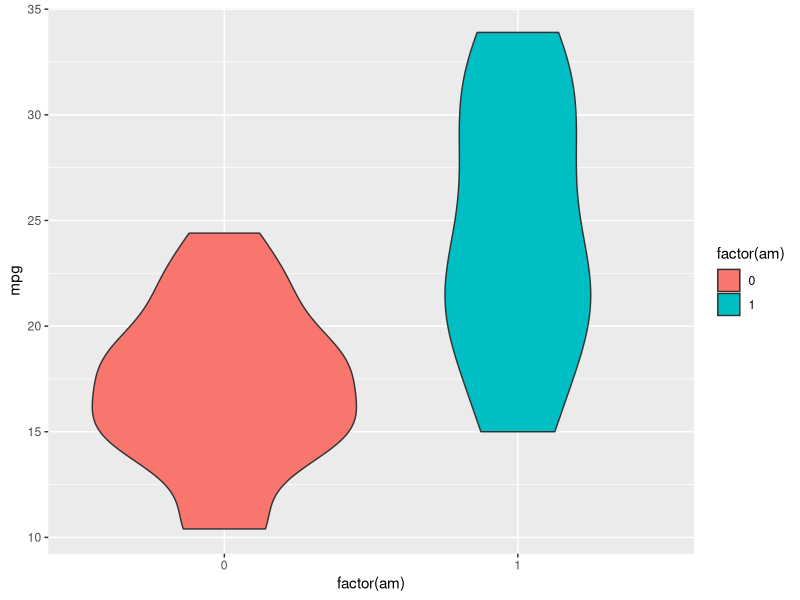
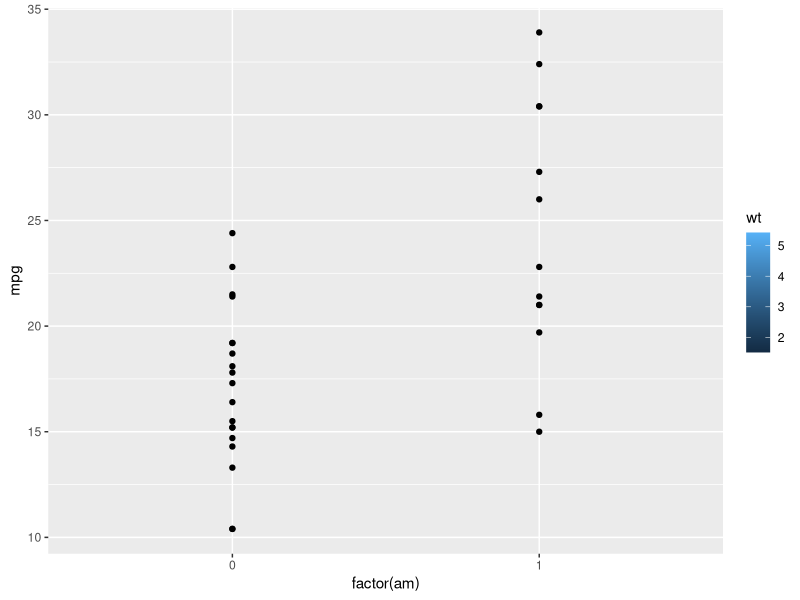
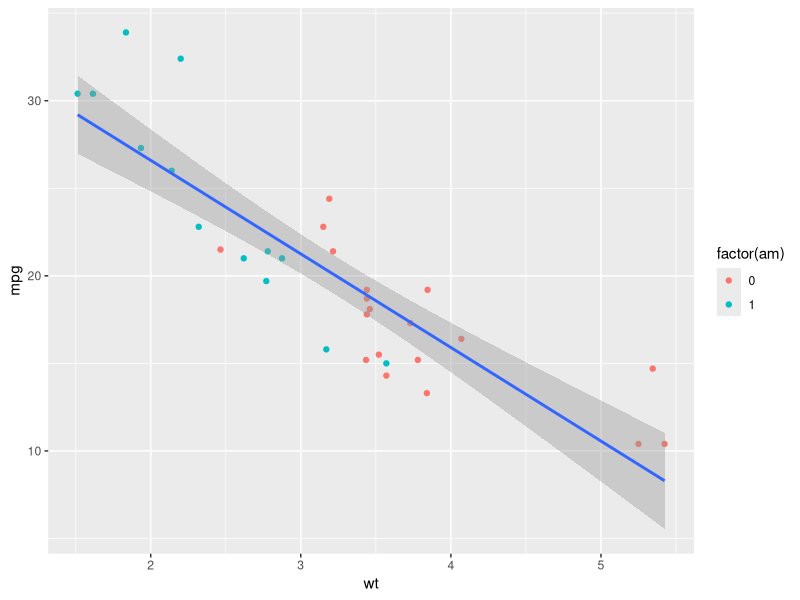
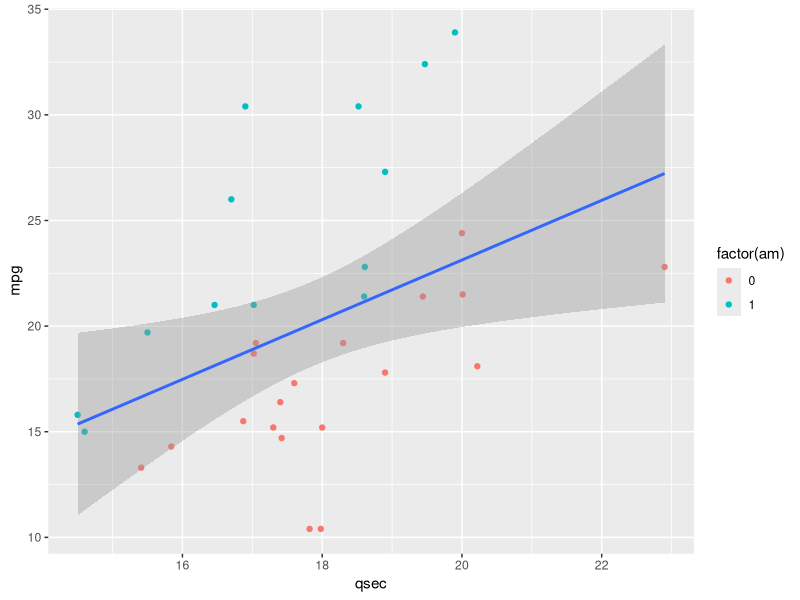
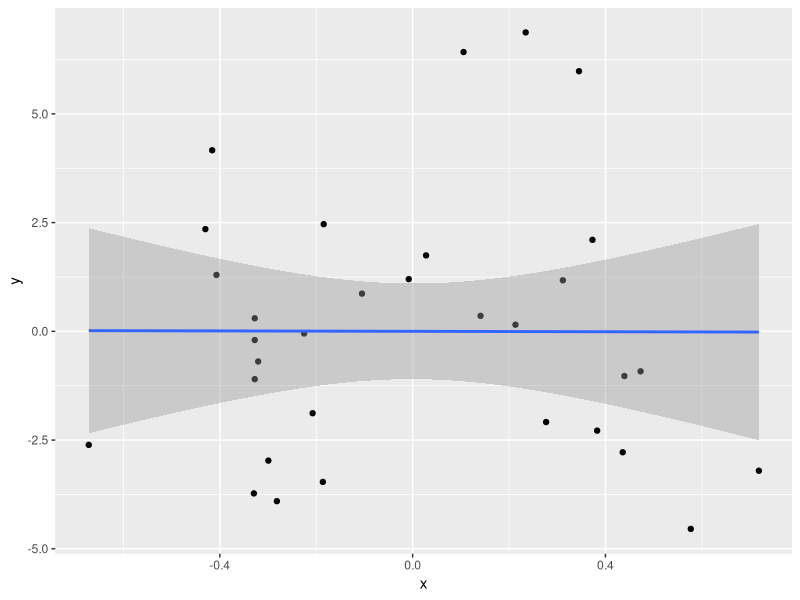
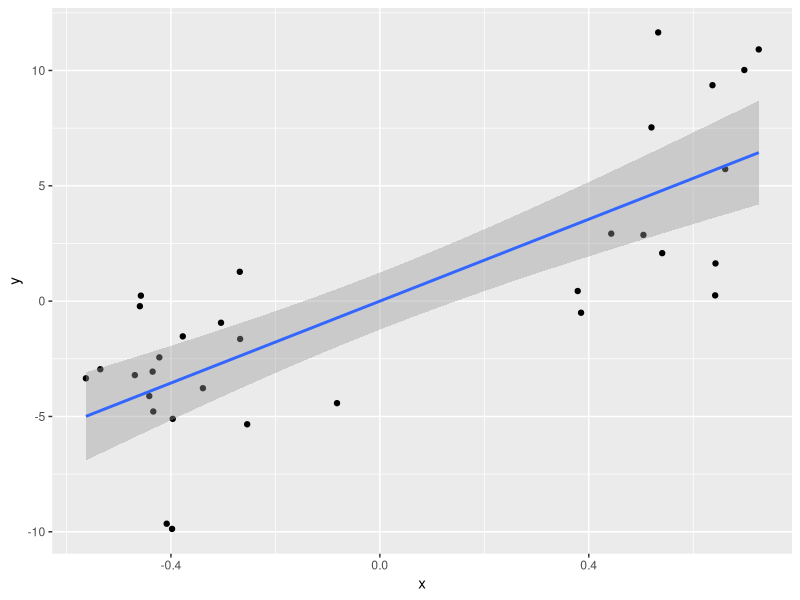

The R source for these figures, in order:
## ---- chunk 1
require(knitr); require(ggplot2); require("GGally")
opts_chunk$set(warning=F, error=F, message=F, fig.width = 10, fig.height = 4, results='asis', cache = F, tidy = F)
## ---- chunk 2
library(datasets); data(mtcars)
fitAll <- lm(mpg ~ ., data = mtcars)
summary(fitAll)$coef
## ---- chunk 3
fitAm <- lm(mpg ~ factor(am), data = mtcars)
fit1 <- update(fitAm, mpg ~ factor(am) + wt)
fit2 <- update(fitAm, mpg ~ factor(am) + wt + qsec)
fit3 <- update(fitAm, mpg ~ factor(am) + wt + qsec + drat)
fit4 <- update(fitAm, mpg ~ factor(am) + wt + qsec + drat + gear + vs + carb + cyl + hp + disp)
anova(fitAm, fit1, fit2, fit3, fit4)
## ---- chunk 4
fit5 <- update(fitAm, mpg ~ factor(am) + wt + factor(am)*wt)
fit6 <- update(fitAm, mpg ~ factor(am) + wt + factor(am)*wt + qsec)
fit7 <- update(fitAm, mpg ~ factor(am) + wt + factor(am)*wt + qsec + factor(am)*qsec)
fit8 <- update(fitAm, mpg ~ factor(am) + wt + factor(am)*wt + qsec + factor(am)*qsec + wt*qsec)
anova(fitAm, fit1, fit5, fit6, fit7, fit8)
## ---- chunk 5
data.frame(withAmWt = round(summary(fit2)$coef[2,1], 3), withoutAmWt = round(summary(fit6)$coef[2,1], 3))
## ---- chunk 6
summary(fit6)$coef
## ---- chunk 7
g <- ggplot(data = mtcars, aes(y = mpg, x = factor(am)))
g <- g + geom_violin(aes(fill = factor(am)))
g
## ---- chunk 8
g <- ggplot(data = mtcars, aes(y = mpg, x = factor(am)))
g <- g + geom_point(aes(fill = wt)) + geom_smooth(method = lm)
g
## ---- chunk 9
g <- ggplot(data = mtcars, aes(y = mpg, x = wt))
g <- g + geom_point(aes(colour = factor(am))) + geom_smooth(method = lm)
g
## ---- chunk 10
g <- ggplot(data = mtcars, aes(y = mpg, x = qsec))
g <- g + geom_point(aes(colour = factor(am))) + geom_smooth(method = lm)
g
## ---- chunk 11
dataResid <- data.frame(y = resid(lm(mpg ~ wt, data=mtcars)), x = resid(lm(am ~ wt, data=mtcars)))
g <- ggplot(data = dataResid, aes(y = y, x = x))
g <- g + geom_point() + geom_smooth(method = lm)
g
## ---- chunk 12
dataResid <- data.frame(y = resid(lm(mpg ~ qsec, data=mtcars)), x = resid(lm(am ~ qsec, data=mtcars)))
g <- ggplot(data = dataResid, aes(y = y, x = x))
g <- g + geom_point() + geom_smooth(method = lm)
g
